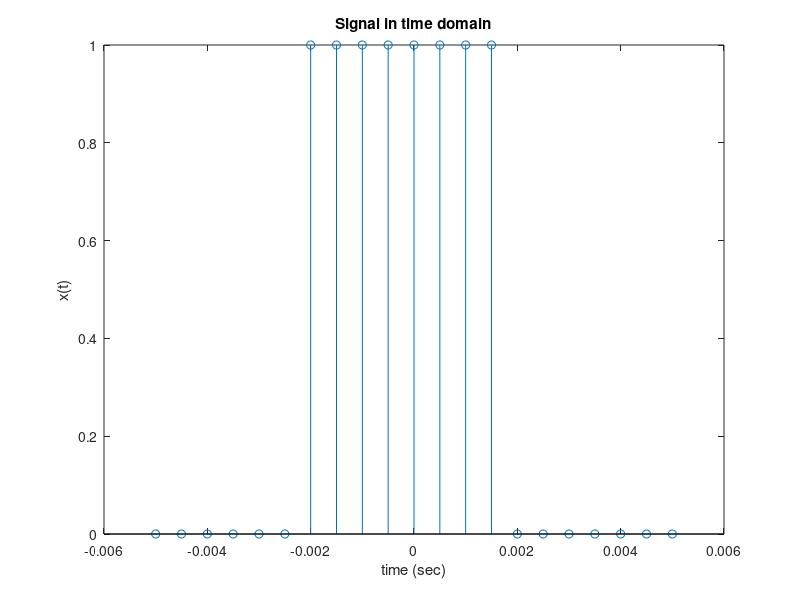
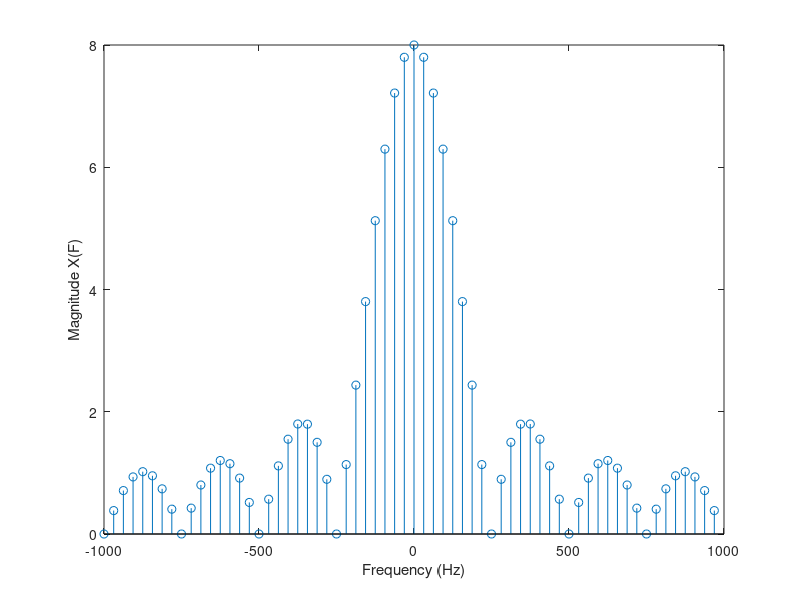
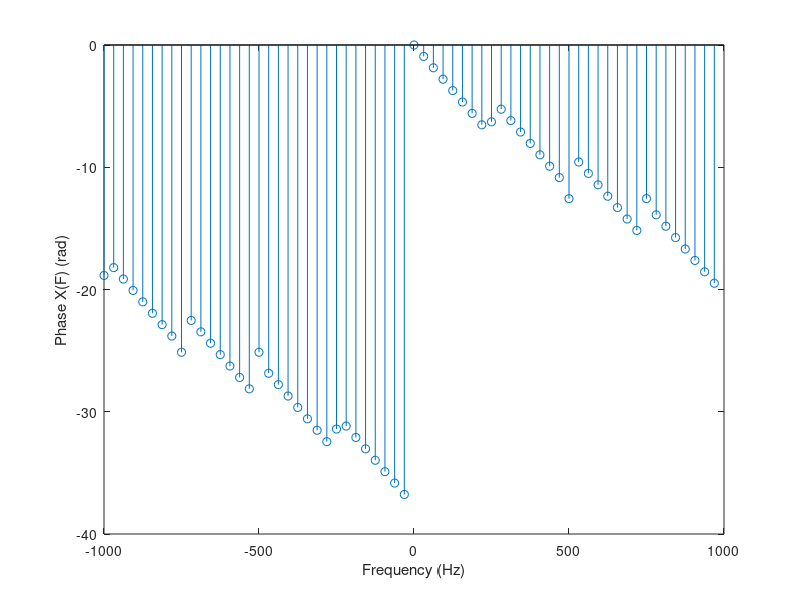

These charts were generated, in order, by the following MATLAB code:
fSampling = 2000;
tSampling = 1/fSampling;
t = -0.005:tSampling:0.005;
xt = rectpuls(t,0.004);
stem(t,xt);
xlabel('time (sec)');
ylabel('x(t)')
title('Signal in time domain');

nFFT = 64;
xF = fft(xt,nFFT);

fSpacing = fSampling/nFFT;
fNyquist = fSampling/2;

fStart = -fNyquist;
fEnd = fNyquist - fSpacing;
fAxis = fStart:fSpacing:fEnd;

magXF = abs(xF);
phaseXF = angle(xF);
phaseXF = unwrap(phaseXF);

magXF = fftshift(magXF);
phaseXF = fftshift(phaseXF);

figure, stem(fAxis,magXF);
xlabel('Frequency (Hz)');
ylabel('Magnitude X(F)');

figure, stem(fAxis,phaseXF);
xlabel('Frequency (Hz)');
ylabel('Phase X(F) (rad)');